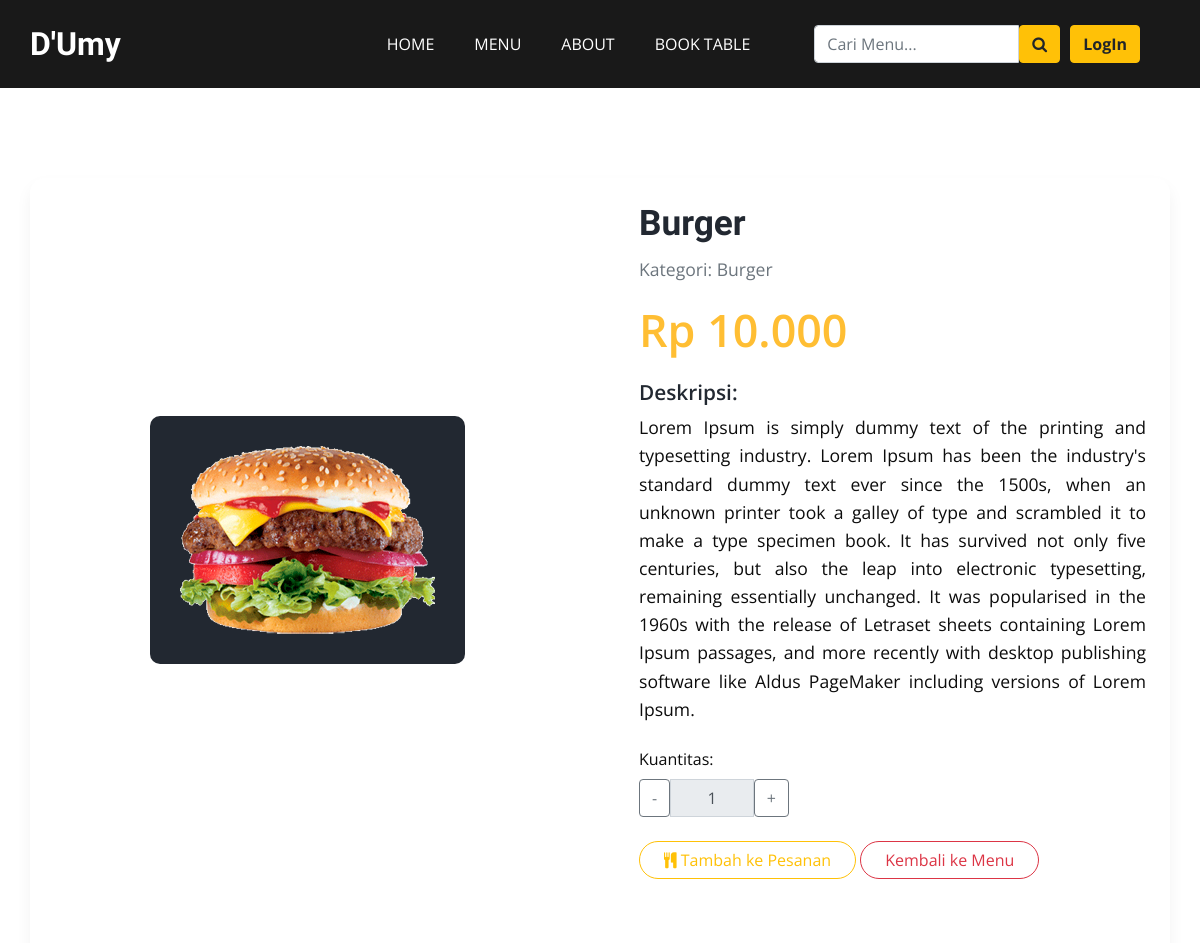
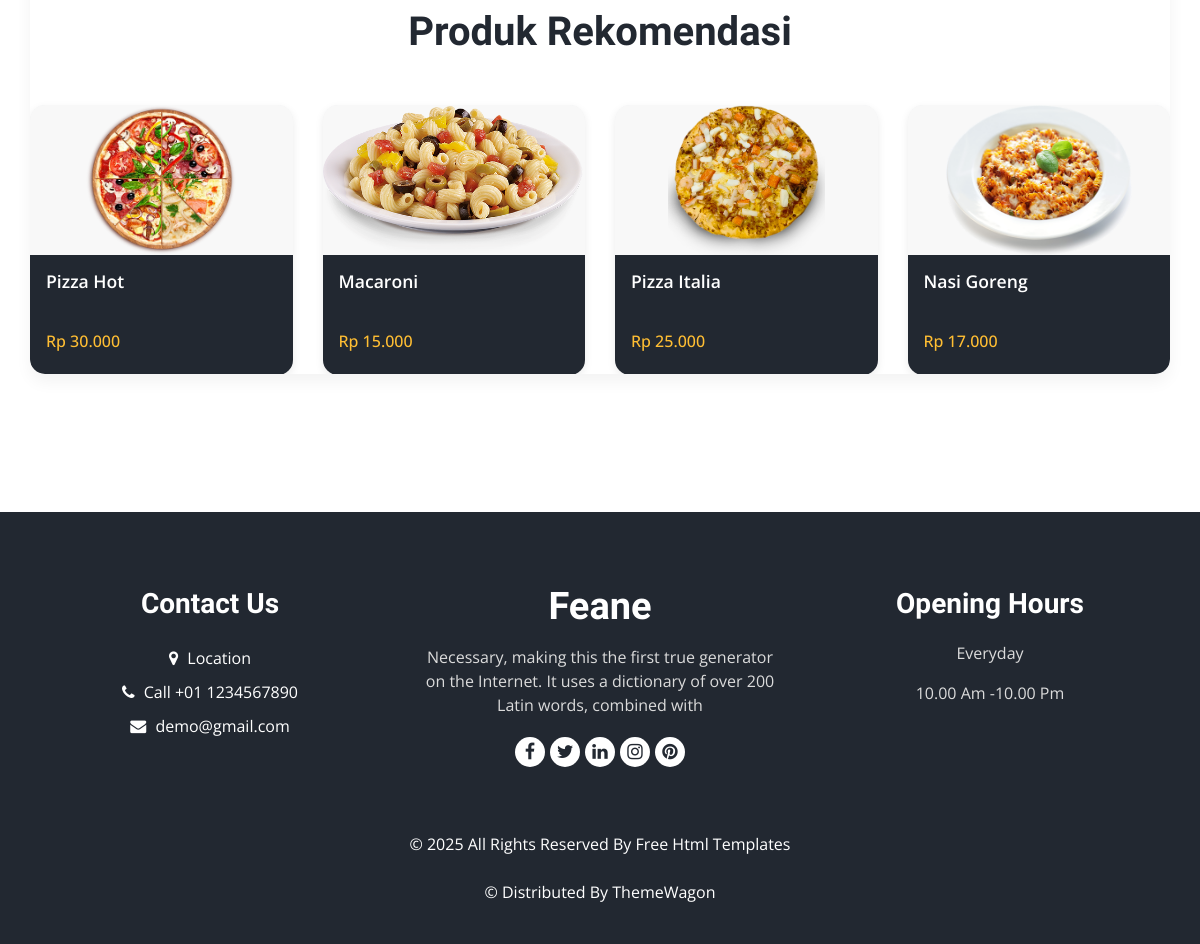
The page /menu/burger/ on the database its author committed (2 pictures, top to bottom).
### menu/models.py (models this page shows, shortened)
class ListMenu(models.Model):
    name = models.CharField(max_length=100)
    slug = models.SlugField(unique=True, help_text="Teks unik untuk URL, akan terisi otomatis jika dikosongkan.")
    description = models.TextField()
    image = models.ImageField(upload_to='menu_images/')
    price = models.DecimalField(max_digits=8, decimal_places=2)
    category = models.ForeignKey(Category, on_delete=models.CASCADE, related_name="list_menu")

class Category(models.Model):
    name = models.CharField(max_length=100)
    slug = models.SlugField(unique=True, help_text="Gunakan huruf kecil, tanpa spasi, contoh: minuman-kopi")
    class Meta:
        verbose_name_plural = "Categories"

### menu/views.py (the view)
# urls.py: path('<slug:menu_slug>/', views.menu_detail_view, name='menu_detail'),
def menu_detail_view(request, menu_slug):
    item = get_object_or_404(ListMenu, slug=menu_slug)
    recommended_items = ListMenu.objects.exclude(slug=menu_slug).order_by('?')[:4]
    context = {
        'item': item,
        'recommended_items': recommended_items,
    }
    return render(request, 'menu/menu_detail.html', context)

### order/context_processors.py (called while the page is built)
def cart_item_count(request):
    cart = request.session.get('cart', {})
    count = sum(item['quantity'] for item in cart.values())
    return {'cart_item_count': count}

### menu/templates/menu/menu_detail.html (shortened to what this page needs)
{% extends 'base.html' %} {% load static %} {% block content %}
<section class="food_section layout_padding">
  <div class="container">
    <div class="card mb-5 custom-detail-card">
      <div class="row g-0">
        <div
          class="col-md-6 d-flex align-items-center justify-content-center p-3"
        >
          <div class="img-box-detail">
            <img
              src="{{ item.image.url }}"
              alt="{{ item.name }}"
              class="img-fluid rounded-start"
            />
          </div>
        </div>
        <div class="col-md-6">
          <div class="card-body p-4">
            <h2 class="card-title item-name">{{ item.name }}</h2>
            <p class="card-text item-category text-muted">
              Kategori: {{ item.category.name }}
            </p>
            <h3 class="item-price mb-4">Rp {{ item.price|floatformat:0 }}</h3>
            <h4 class="detail-title mb-2">Deskripsi:</h4>
            <p class="card-text item-description text-justify">
              {{ item.description }}
            </p>
            <form method="POST" action="{% url 'order:add_to_cart' product_id=item.id %}">
              <div class="quantity-box mt-4">
                <label for="quantity" class="form-label">Kuantitas:</label>
                <div class="input-group mb-3" style="width: 150px;">
                  <button class="btn btn-outline-secondary" type="button" id="button-addon1" onclick="changeQuantity(-1)">-</button>
                  <input type="text" id="quantity" name="quantity" class="form-control text-center" value="1" readonly>
                  <button class="btn btn-outline-secondary" type="button" id="button-addon2" onclick="changeQuantity(1)">+</button>
                </div>
            </div>
              <div class="action-buttons mt-4">
                  <button type="submit" class="btn btn-outline-warning rounded-pill px-4 me-3">
                      <i class="fa fa-cutlery" aria-hidden="true"></i> Tambah ke Pesanan
                  </button>
                  <a href="{% url 'menu:list_menu' %}" class="btn btn-outline-danger rounded-pill px-4">
                      Kembali ke Menu
                  </a>
              </div>
          </form>
        </div>
      </div>
    </div>
    {% if recommended_items %}
    <div class="recommendation_section mt-5">
      <div class="heading_container heading_center mb-4">
        <h2>Produk Rekomendasi</h2>
      </div>
      <div class="row">
        {% for rec_item in recommended_items %}
        <div class="col-sm-6 col-lg-3 mb-4">
          <div class="box custom-recommendation-box">
            <a
              href="{% url 'menu:menu_detail' menu_slug=rec_item.slug %}"
              class="menu-item-link"
            >
              <div class="img-box-rec">
                <img
                  src="{{ rec_item.image.url }}"
                  alt="{{ rec_item.name }}"
                  class="img-fluid"
                />
              </div>
              <div class="detail-box p-3">
                <h5>{{ rec_item.name }}</h5>
                <div class="options">
                  <h6>Rp {{ rec_item.price|floatformat:0 }}</h6>
                </div>
              </div>
            </a>
          </div>
        </div>
        {% endfor %}
      </div>
    </div>
    {% endif %}
  </div>
</section>
{% endblock content %}

### static/css/style.css (style rules this page uses)
body { font-family: "Open Sans", sans-serif; color: #0c0c0c; background-color: #ffffff; overflow-x: hidden; }
.layout_padding { padding: 90px 0; }
h1, h2 { font-family: "Dancing Script", cursive; }
.heading_container { display: -webkit-box; display: -ms-flexbox; display: flex; -webkit-box-orient: vertical; -webkit-box-direction: normal; -ms-flex-direction: column; flex-direction: column; -webkit-box-align: start; -ms-flex-align: start; align-items: flex-start; }
.heading_container h2 { position: relative; margin-bottom: 0; font-size: 2.5rem; font-weight: bold; }
.heading_container.heading_center { -webkit-box-align: center; -ms-flex-align: center; align-items: center; text-align: center; }
a, a:hover, a:focus { text-decoration: none; }
.btn, .btn:focus { outline: none !important; -webkit-box-shadow: none; box-shadow: none; }
.food_section .box { position: relative; margin-top: 25px; background-color: #ffffff; border-radius: 10px; color: #ffffff; border-radius: 15px; overflow: hidden; background: linear-gradient(to bottom, #f1f2f3 25px, #222831 25px); }
.food_section .box .detail-box { padding: 25px; }
.food_section .box .detail-box h5 { font-weight: 600; }
.food_section .box .detail-box h6 { margin-top: 10px; }
.food_section .box .options { display: -webkit-box; display: -ms-flexbox; display: flex; -webkit-box-pack: justify; -ms-flex-pack: justify; justify-content: space-between; }
.custom-detail-card { border: none; box-shadow: 0 0.5rem 1rem rgba(0, 0, 0, 0.05); border-radius: 15px; overflow: hidden; }
.img-box-detail { background-color: #222831; display: flex; align-items: center; justify-content: center; padding: 30px; border-radius: 10px; max-height: 450px; overflow: hidden; }
.img-box-detail img { max-width: 100%; max-height: 100%; object-fit: contain; border-radius: 8px; }
.card-title.item-name { font-weight: bold; color: #222831; font-size: 2.2rem; }
.item-category { font-size: 1.1rem; }
.item-price { font-weight: 600; color: #ffbe33; font-size: 2.8rem; margin: 20px 0; }
.detail-title { color: #222831; font-weight: 600; font-size: 1.3rem; }
.item-description { font-size: 1.1rem; line-height: 1.6; }
.quantity-box .input-group { width: 140px; }
.quantity-box .form-control { border-color: #ced4da; }
.quantity-box .btn-outline-secondary { color: #6c757d; border-color: #6c757d; }
.recommendation_section .heading_container h2 { font-size: 2.5rem; color: #222831; }
.custom-recommendation-box { background-color: #fff; border: none; box-shadow: 0 0.2rem 0.5rem rgba(0, 0, 0, 0.08); border-radius: 10px; overflow: hidden; transition: transform 0.2s ease-in-out; height: 100%; display: flex; flex-direction: column; }
.img-box-rec { height: 150px; display: flex; align-items: center; justify-content: center; background-color: #f8f8f8; overflow: hidden; }
.img-box-rec img { max-width: 100%; max-height: 100%; object-fit: contain; }
.custom-recommendation-box .detail-box { flex-grow: 1; display: flex; flex-direction: column; justify-content: space-between; }
.custom-recommendation-box .detail-box h5 { font-size: 1.1rem; font-weight: 600; color: #fff; margin-bottom: 5px; }
.custom-recommendation-box .detail-box h6 { font-size: 1rem; color: #ffbe33; }
.custom-recommendation-box .menu-item-link { text-decoration: none; color: inherit; display: flex; flex-direction: column; height: 100%; }
.layout_padding { padding-top: 90px; padding-bottom: 90px; }
.menu-item-link { text-decoration: none; color: inherit; font-weight: 600; }

### static/css/responsive.css (style rules this page uses)
@media (min-width: 1200px) { .container { max-width: 1170px; } }

### rows shown on the page
ListMenu: image (picture), name "Burger", category.name "Burger", price "10.000", description "Lorem Ipsum is simply dummy text of the printing and typesetting industry. Lorem Ipsum has been the industry's standard dummy text ever since the 1500s, when an unknown printer took a galley of type and scrambled it to make a type specimen book. It has survived not only five centuries, but also the leap into electronic typesetting, remaining essentially unchanged. It was popularised in the 1960s with the release of Letraset sheets containing Lorem Ipsum passages, and more recently with desktop publishing software like Aldus PageMaker including versions of Lorem Ipsum."
ListMenu: image (picture), name "Pizza Hot", price "30.000"
ListMenu: image (picture), name "Macaroni", price "15.000"
ListMenu: image (picture), name "Pizza Italia", price "25.000"
ListMenu: image (picture), name "Nasi Goreng", price "17.000"
